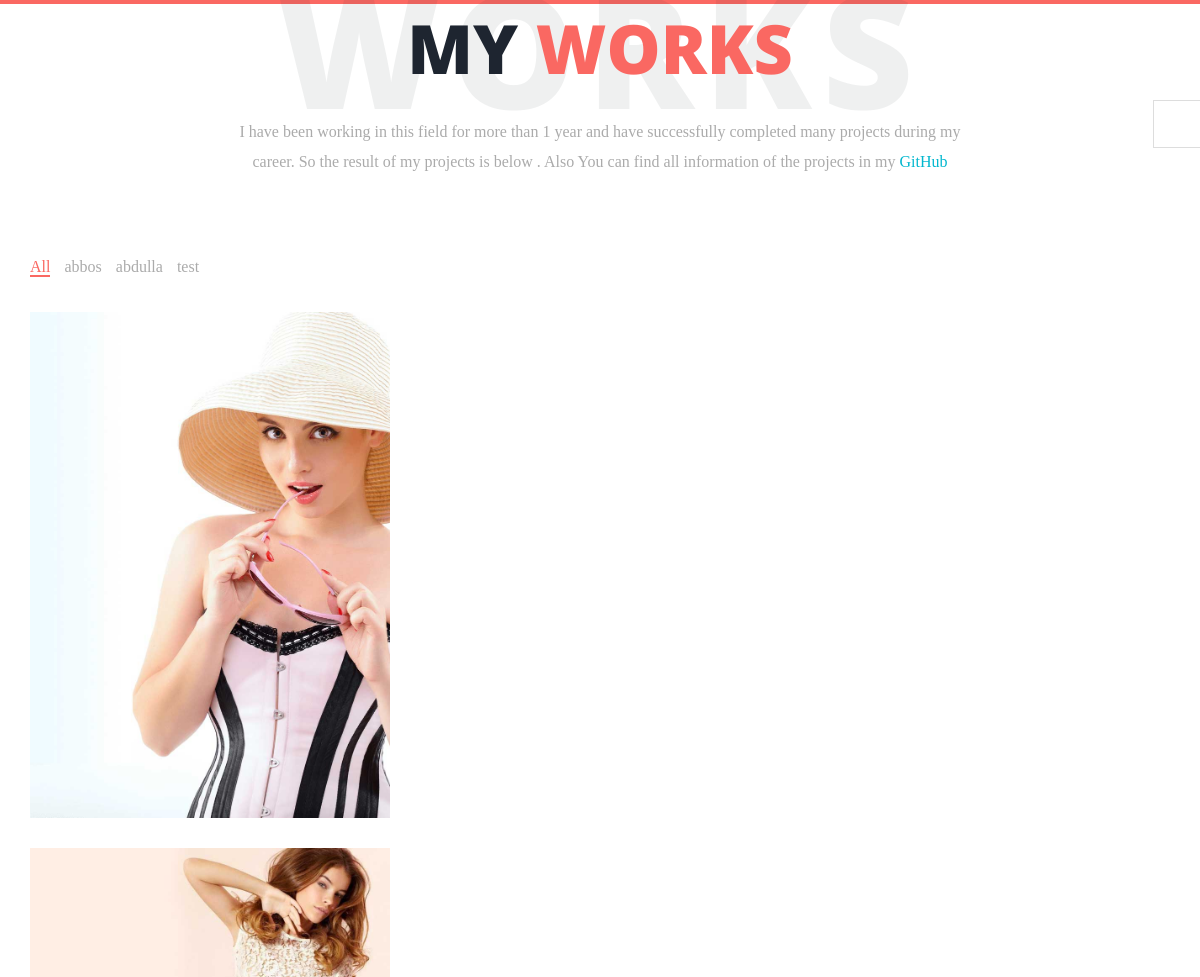
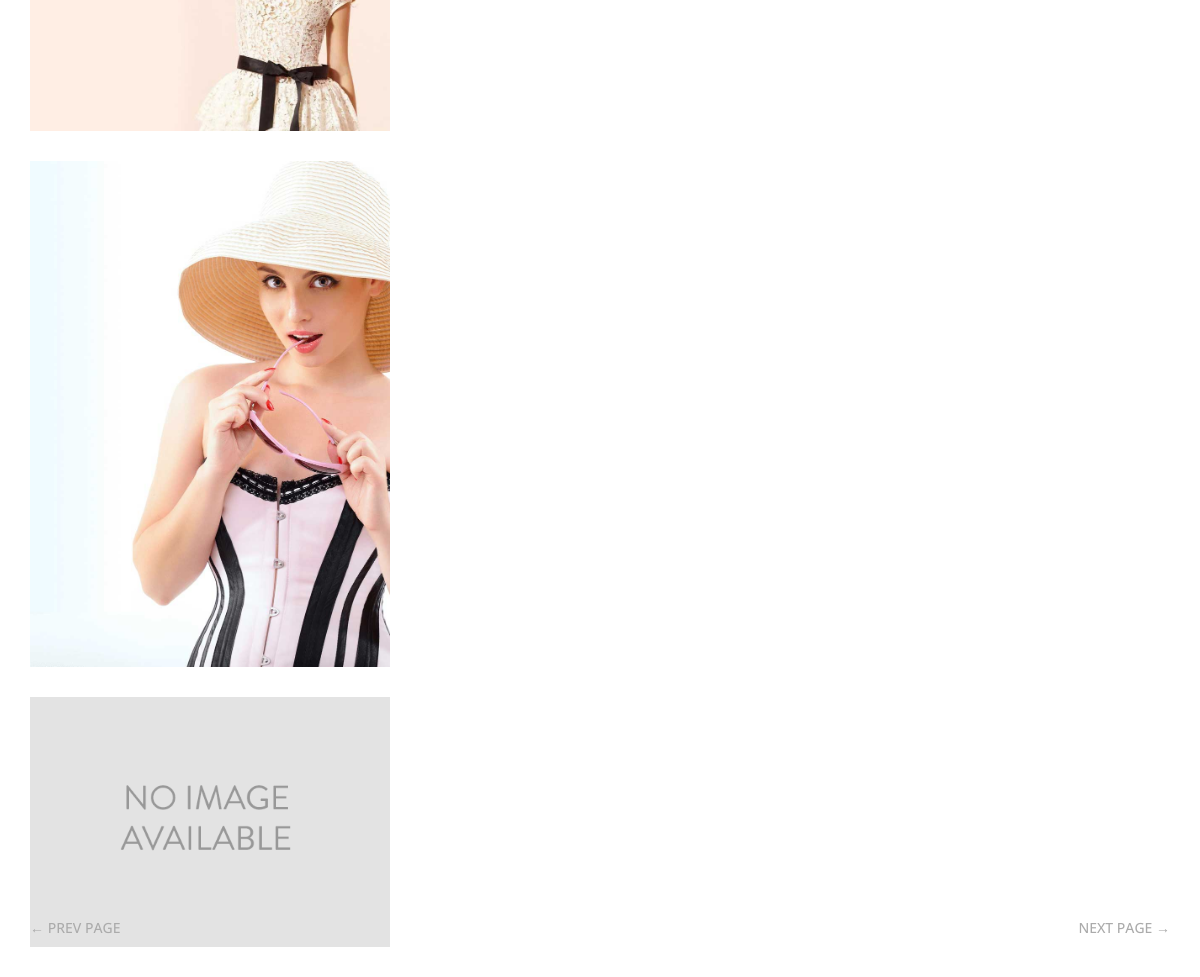
The app's page /works/ with its own data (2 pictures, top to bottom).
### portfolio/models.py (models this page shows, shortened)
class Category(models.Model):
    name = models.CharField(max_length=200)
    slug = models.CharField(max_length=200)
    created = models.DateTimeField(auto_now_add=True)
    updated = models.DateTimeField(auto_now=True)
    class Meta:
        ordering = ['-created']

class Work(models.Model):
    name = models.CharField(max_length=200)
    url = models.URLField(max_length=200)
    category = models.ForeignKey(Category, on_delete=models.CASCADE)
    image = models.ImageField(upload_to='work/%Y/%m/%d')
    description = models.TextField()
    created = models.DateTimeField(auto_now_add=True)
    updated = models.DateTimeField(auto_now=True)
    class Meta:
        ordering = ['-created']

### portfolio/views.py (the view)
# urls.py: path('works/', works, name='works'),
def works(request):
    categories = Category.objects.all()
    works = Work.objects.all()
    return render(request,
                  'works.html',
                  {'categories': categories,
                   'works': works})

### portfolio/templates/works.html (shortened to what this page needs)
{% extends 'base.html' %}
{% load static %}
{% block root %}
<main class="site-wrapper">
  <div class="pt-table">
    <div class="pt-tablecell page-works relative">
      <div class="container">
        <div class="row">
          <div class="col-xs-12 col-md-offset-1 col-md-10 col-lg-offset-2 col-lg-8">
            <div class="page-title text-center">
              <h2>My <span class="primary">works</span> <span class="title-bg">works</span></h2>
              <p>I have been working in this field for more than 1 year and have successfully completed many projects during my career. So the result of my projects is below . Also You can find all information of the projects in my
                  <a style='color: #02b7ce' href="https://github.com/abbos-rasulov">GitHub</a></p>
            </div>
          </div>
        </div>
        <div class="row">
          <div class="col-xs-12">
            <ul class="filter list-inline">
              <li><a href="#" class="active" data-filter="*">All</a></li>
                {% for category in categories %}
              <li><a href="#" data-filter=".{{ category.id }}">{{ category.name }}</a></li>
                {% endfor %}
            </ul>
          </div>
        </div>
          {% for work in works %}
        <div class="row isotope-gutter">
          <div class="col-xs-12 col-sm-6 col-md-4 {{ work.category.id }}">
            <figure class="works-item">
              <img src="{{ work.image.url }}" alt="Image">
            </figure>
          </div>
        </div>
                  {% endfor %}
      </div>
      <nav class="page-nav clear">
  <div class="container">
    <div class="flex flex-middle space-between">
      <span class="prev-page"><a href="{% url 'resume' %}" class="link">&larr; Prev Page</a></span>
      <span class="next-page"><a href="{% url 'team' %}" class="link">Next Page &rarr;</a></span>
    </div>
  </div>
</nav>
    </div>
  </div>
</main>
{% endblock %}

### static/css/style.css (style rules this page uses)
body { font-family: "Libre Baskerville", serif; font-weight: 400; font-size: 16px; line-height: 30px; color: #ababab; }
a { color: inherit; transition: all 0.3s ease 0s; }
h1, h2, h3, h4, h5, h6 { color: #1e2530; font-family: "Open Sans", sans-serif; margin: 0; line-height: 1.3; }
p { margin-bottom: 20px; }
p:last-child { margin-bottom: 0; }
.clear:before, .clear:after { content: " "; display: table; }
.clear:after { clear: both; }
.pt-table { display: table; width: 100%; height: calc(100vh - 4px); }
.pt-tablecell { display: table-cell; vertical-align: middle; }
.relative { position: relative; }
.primary, .link:hover { color: #fa6862; }
.flex { display: -moz-flex; display: flex; }
.flex-middle { -moz-align-items: center; align-items: center; }
.space-between { -moz-justify-content: space-between; justify-content: space-between; }
.site-wrapper { border-top: 4px solid #fa6862; }
.page-title { margin-bottom: 75px; }
.page-title h2 { font-size: 68px; margin-bottom: 25px; position: relative; z-index: 0; font-weight: 900; text-transform: uppercase; }
.page-title p { font-size: 16px; }
.page-title .title-bg { color: rgba(30, 37, 48, 0.07); font-size: 158px; left: 0; letter-spacing: 10px; line-height: 0.7; position: absolute; right: 0; top: 50%; z-index: -1; transform: translateY(-50%); }
.page-nav { bottom: 40px; left: 0; position: absolute; right: 0; }
.page-nav span { font-family: "Open Sans", sans-serif; font-size: 14px; font-weight: 500; line-height: 1.3; text-transform: uppercase; }
.filter { margin-bottom: 30px; }
.filter a { border-bottom: 2px solid transparent; }
.filter .active { color: #fa6862; border-bottom-color: #fa6862; }
.works-item { font-family: "Open Sans", sans-serif; margin-bottom: 30px; position: relative; }
.works-item img { width: 100%; }

### records on screen
Category: name "abbos"
Category: name "abdulla"
Category: name "test"
Work: image (picture)
Work: image (picture)
Work: image (picture)
Work: image (placeholder picture)
